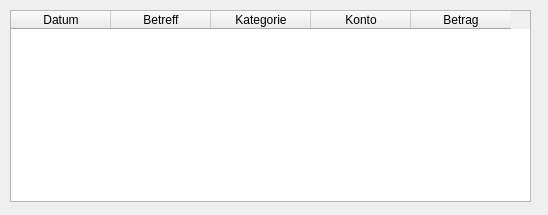
<?xml version="1.0" encoding="UTF-8"?>
<ui version="4.0">
 <class>tableTransaction</class>
 <widget class="QWidget" name="tableTransaction">
  <property name="geometry">
   <rect>
    <x>0</x>
    <y>0</y>
    <width>548</width>
    <height>215</height>
   </rect>
  </property>
  <property name="windowTitle">
   <string>Form</string>
  </property>
  <widget class="QTableWidget" name="tableTransactions">
   <property name="geometry">
    <rect>
     <x>10</x>
     <y>10</y>
     <width>521</width>
     <height>192</height>
    </rect>
   </property>
   <property name="selectionBehavior">
    <enum>QAbstractItemView::SelectRows</enum>
   </property>
   <column>
    <property name="text">
     <string>Datum</string>
    </property>
   </column>
   <column>
    <property name="text">
     <string>Betreff</string>
    </property>
   </column>
   <column>
    <property name="text">
     <string>Kategorie</string>
    </property>
   </column>
   <column>
    <property name="text">
     <string>Konto</string>
    </property>
   </column>
   <column>
    <property name="text">
     <string>Betrag</string>
    </property>
   </column>
  </widget>
 </widget>
 <resources/>
 <connections/>
</ui>
